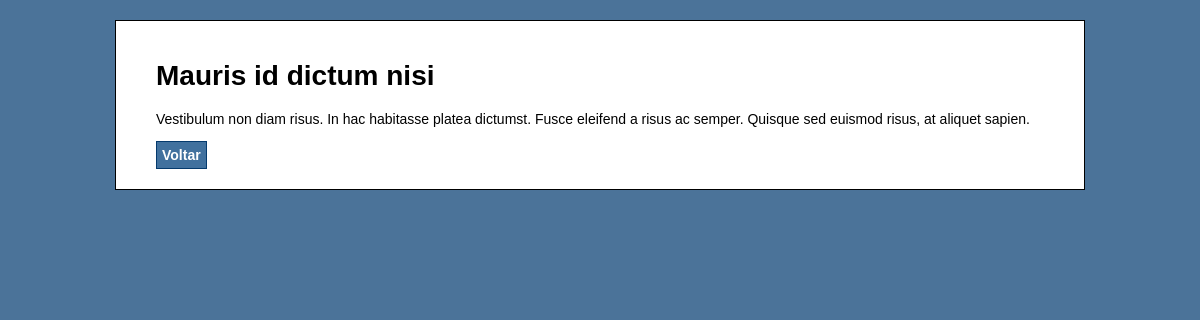
/artigo.php?id=2, run on the app's committed database.
### tables this page shows
CREATE TABLE IF NOT EXISTS `artigos` (
  `id` int(11) NOT NULL AUTO_INCREMENT,
  `titulo` text NOT NULL,
  `conteudo` text NOT NULL,
  PRIMARY KEY (`id`)
);

### src/Artigo.php (called while the page is built, shortened)
<?php
class Artigo
{
    private $mysql;
    public function __construct(mysqli $mysql)
    {
        $this->mysql = $mysql;
    }
    public function encontrarPorID(string $id): array
    {
        $selecionaArtigo = $this->mysql->prepare("SELECT id, titulo, conteudo FROM artigos WHERE id = ?");
        $selecionaArtigo->bind_param('s', $id);
        $selecionaArtigo->execute();
        $artigo = $selecionaArtigo->get_result()->fetch_assoc();
        return $artigo;
    }
}

### artigo.php (the view, shortened to what this page needs)
<?php
require 'config.php';
require 'src/Artigo.php';
$obj_artigo = new Artigo($mysql);
$artigo = $obj_artigo->encontrarPorID($_GET['id']);
?>
<!DOCTYPE html>
<html lang="pt-br">
<head>
    <link rel="stylesheet" type="text/css" href="style.css">
</head>
<body>
    <div id="container">
        <h1>
            <?php echo $artigo['titulo']; ?>
        </h1>
        <p>
        <?php echo nl2br($artigo['conteudo']); ?>
        </p>
        <div>
            <a class="botao botao-block" href="index.php">Voltar</a>
        </div>
    </div>
</body>
</html>

### style.css (style rules this page uses)
body { background-color: #4B7399; font-family: Verdana, Helvetica, Arial; font-size: 14px; }
#container { width: 75%; margin: 0 auto; background-color: #FFF; padding: 20px 40px; border: solid 1px black; margin-top: 20px; }
a { text-decoration: none; }
.botao { padding: 5px; background-color: rgb(65, 113, 158); color: #ffffff; font-weight: bold; border: solid 1px rgb(4, 58, 109); }
.botao-block { display: block; width: max-content; }

### data on the page
artigos: titulo "Mauris id dictum nisi", conteudo "Vestibulum non diam risus. In hac habitasse platea dictumst. Fusce eleifend a risus ac semper. Quisque sed euismod risus, at aliquet sapien."
